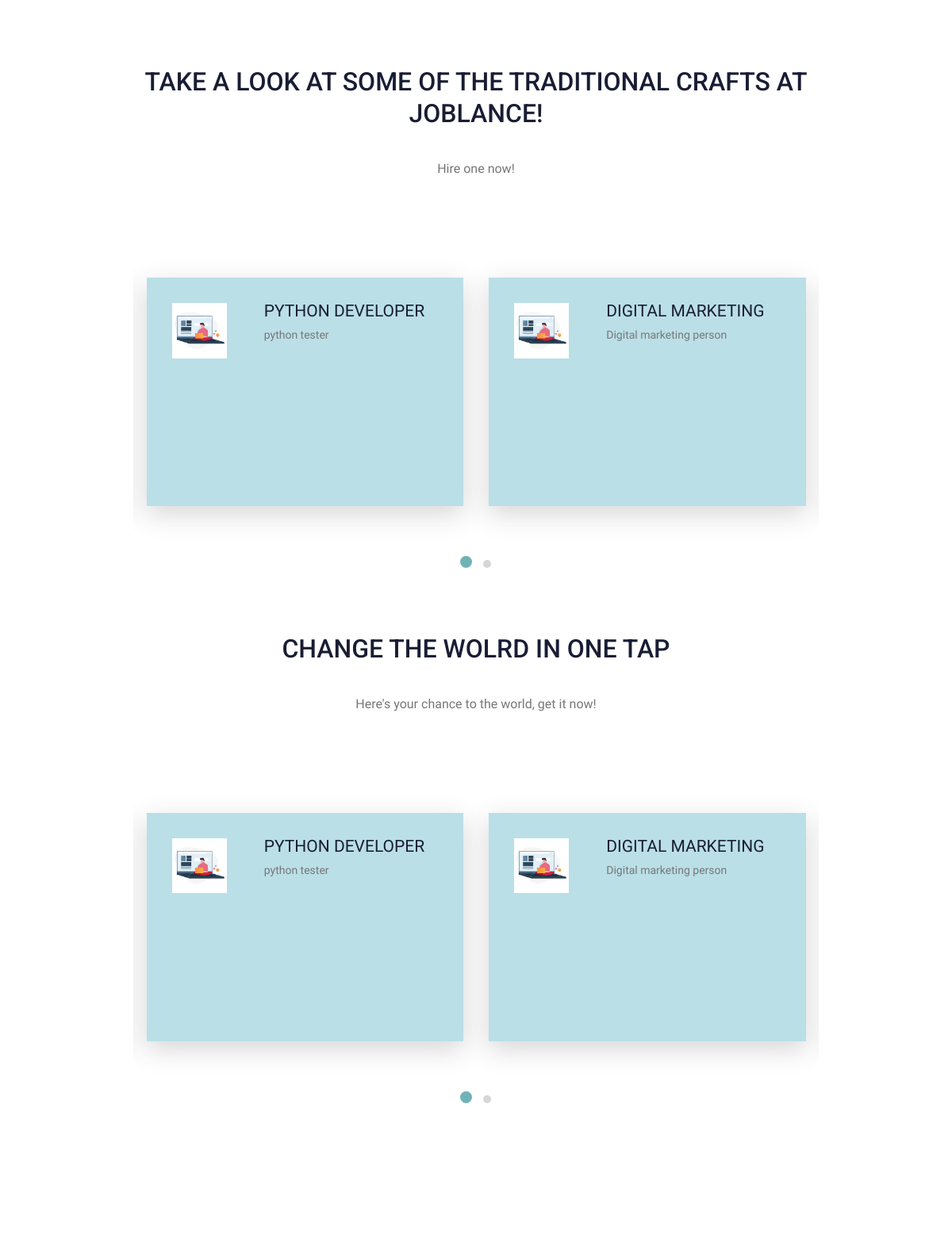
/ (middle part), run on an earlier commit of the app's database.
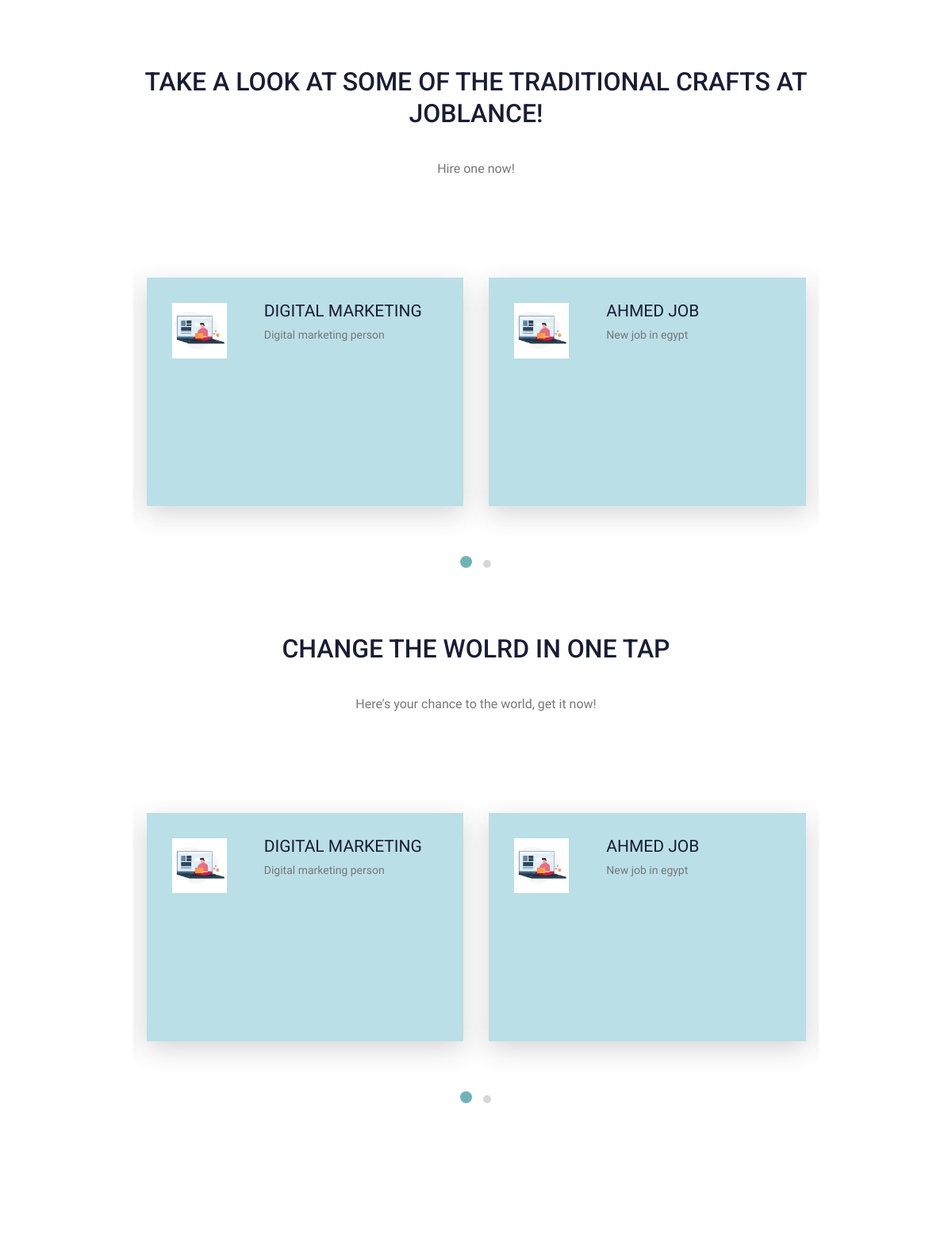
And on a later commit of the database.
### job/models.py (models this page shows, shortened)
class Job(models.Model):
    owner = models.ForeignKey(
        User, related_name='job_owner', on_delete=models.CASCADE)
    title = models.CharField(max_length=100)
    job_type = models.CharField(max_length=15, choices=JOB_TYPE)
    description = models.TextField(max_length=10000)
    published_at = models.DateTimeField(auto_now=True)
    vacancy = models.IntegerField(default=1)
    salary = models.IntegerField(default=0)
    experience = models.IntegerField(default=0)
    category = models.ForeignKey('Category', on_delete=models.CASCADE)
    country = models.CharField(max_length=15, choices=CURRENT_COUNTRY)
    city = models.CharField(max_length=15, choices=CURRENT_CITY)
    slug = models.SlugField(blank=True, null=True)
    class Meta:
        ordering = ['-id']

### pages/views.py (the view)
# urls.py: path('', views.index, name='index'),
def index(request):
    jobs_list = Job.objects.all()[:6]
    context = {'jobs': jobs_list,
               }
    return render(request, 'pages/index.html', context)

### pages/templates/pages/index.html (shortened to what the changed rows need)
{% load static %}
<!doctype html>
<html class="no-js" lang="zxx">
<head>
    <link rel="stylesheet" href="{% static 'css/bootstrap.css'%}" />
    <link rel="stylesheet" href="{% static 'css/all.min.css'%}" />
    <link rel="stylesheet" href="{% static 'vendor/Magnific-Popup/dist/magnific-popup.css'%}" />
    <link rel="stylesheet" href="{% static 'vendor/owl-carousel/css/owl.carousel.min.css'%}" />
    <link rel="stylesheet" href="{% static 'vendor/owl-carousel/css/owl.theme.default.min.css'%}" />
    <link href="https://cdn.rawgit.com/michalsnik/aos/2.1.1/dist/aos.css" rel="stylesheet" />
    <link rel="stylesheet" href="{% static 'css/alaastyle.css'%}" />
    <link rel="stylesheet" href="{% static 'css/responsive.css'%}" />
    <link rel="stylesheet" href="{% static 'css/style.css'%}">
    <link rel="stylesheet" href="{% static 'css/normalize.css' %}">
    <link rel="stylesheet" href="{% static 'css/morsy.css' %}">
    <link rel="stylesheet" href="{% static 'css/morsy.min.css' %}">
</head>
<body>
    <br>
    <br>
    <main class="site-main">
        <br><br>
        <section class="highlights-area" data-aos="fade-down" data-aos-easing="linear" data-aos-duration="1500">
            <div class="container">
                <br><br>
                <section class="they-say" data-aos="fade-up" data-aos-offset="500" data-aos-easing="ease-in-sine">
            <div class="container">
                <div class="row text-center">
                    <div class="col-12">
                        <div class="they-say-title">
                            <h1 class="text-uppercase title-h1">Take a look at some of the traditional crafts at Joblance!</h1>
                        </div>
                    </div>
                </div>
            </div>
            <div class="container carousel py-lg-5">
                <div class="owl-carousel owl-theme">
                    {% for job in jobs %}
                    <div class="person row">
                        <div class="col-lg-4 col-md-12 person-img">
                            <img src="{% static 'img/testimonials/t15.jpg' %}" alt="img1" />
                        </div>
                        <div class="col-lg-8 col-md-12 person-say">
                            <h4 class="text-uppercase">{{job.title}}</h4>
                            <p class="para">
                                {{job.description}}
                            </p>
                        </div>
                    </div>
                    {% endfor %}
                </div>
            </div>
        </section>
        <section class="they-say" data-aos="fade-up" data-aos-offset="500" data-aos-easing="ease-in-sine">
            <div class="container">
                <div class="row text-center">
                    <div class="col-12">
                        <div class="they-say-title">
                            <h1 class="text-uppercase title-h1">Change the wolrd in one tap</h1>
                        </div>
                    </div>
                </div>
            </div>
            <div class="container carousel py-lg-5">
                <div class="owl-carousel owl-theme">
                    {% for job in jobs %}
                    <div class="person row">
                        <div class="col-lg-4 col-md-12 person-img">
                            <img src="{% static 'img/testimonials/t15.jpg' %}" alt="img1" />
                        </div>
                        <div class="col-lg-8 col-md-12 person-say">
                            <h4 class="text-uppercase">{{job.title}}</h4>
                            <p class="para">
                                {{job.description}}
                            </p>
                        </div>
                    </div>
                    {% endfor %}
                </div>
            </div>
        </section>
    </main>
</body>
</html>

What changed in the data, as far as the page shows it:
removed Job: title "PYTHON DEVELOPER", description "python tester"
now on this page (row unchanged): Job: title "AHMED JOB", description "New job in egypt"
